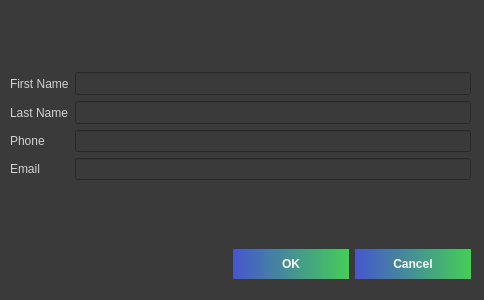
<?xml version="1.0" encoding="UTF-8"?>
<ui version="4.0">
 <class>Dialog</class>
 <widget class="QDialog" name="Dialog">
  <property name="geometry">
   <rect>
    <x>0</x>
    <y>0</y>
    <width>484</width>
    <height>300</height>
   </rect>
  </property>
  <property name="minimumSize">
   <size>
    <width>484</width>
    <height>300</height>
   </size>
  </property>
  <property name="maximumSize">
   <size>
    <width>484</width>
    <height>300</height>
   </size>
  </property>
  <property name="baseSize">
   <size>
    <width>484</width>
    <height>300</height>
   </size>
  </property>
  <property name="windowTitle">
   <string>Add new person</string>
  </property>
  <property name="styleSheet">
   <string notr="true">background-color: rgb(58, 58, 58);</string>
  </property>
  <widget class="QWidget" name="horizontalLayoutWidget">
   <property name="geometry">
    <rect>
     <x>10</x>
     <y>240</y>
     <width>461</width>
     <height>49</height>
    </rect>
   </property>
   <layout class="QHBoxLayout" name="horizontalLayout">
    <item>
     <widget class="QDialogButtonBox" name="buttonBox">
      <property name="styleSheet">
       <string notr="true">font: 75 10pt &quot;Microsoft YaHei UI&quot;;
font-weight: bold;
color: rgb(250, 250, 250);
background-color: qlineargradient(spread:pad, x1:0, y1:0, x2:1, y2:0, stop:0 rgb(69, 86, 206), stop:1 rgb(69, 206, 86));
border-style: solid;
border-radius:18px;
padding-left: 8px; 
padding-right: 8px;
padding-top: 8px; 
padding-bottom: 8px;
width: 100px;</string>
      </property>
      <property name="standardButtons">
       <set>QDialogButtonBox::Cancel|QDialogButtonBox::Ok</set>
      </property>
     </widget>
    </item>
   </layout>
  </widget>
  <widget class="QWidget" name="formLayoutWidget">
   <property name="geometry">
    <rect>
     <x>10</x>
     <y>10</y>
     <width>461</width>
     <height>231</height>
    </rect>
   </property>
   <layout class="QFormLayout" name="formLayout">
    <property name="formAlignment">
     <set>Qt::AlignJustify|Qt::AlignVCenter</set>
    </property>
    <item row="0" column="0">
     <widget class="QLabel" name="label_first_name">
      <property name="baseSize">
       <size>
        <width>0</width>
        <height>0</height>
       </size>
      </property>
      <property name="styleSheet">
       <string notr="true">font: 10pt &quot;MS Shell Dlg 2&quot;;
color: rgb(209, 209, 209);</string>
      </property>
      <property name="text">
       <string>First Name</string>
      </property>
      <property name="margin">
       <number>8</number>
      </property>
     </widget>
    </item>
    <item row="0" column="1">
     <widget class="QLineEdit" name="edit_first_name">
      <property name="toolTip">
       <string>Insert First Name</string>
      </property>
      <property name="styleSheet">
       <string notr="true">font: 10pt;
color: rgb(209, 209, 209);</string>
      </property>
      <property name="alignment">
       <set>Qt::AlignRight|Qt::AlignTrailing|Qt::AlignVCenter</set>
      </property>
     </widget>
    </item>
    <item row="1" column="0">
     <widget class="QLabel" name="label_last_name">
      <property name="styleSheet">
       <string notr="true">font: 10pt &quot;MS Shell Dlg 2&quot;;
color: rgb(209, 209, 209);</string>
      </property>
      <property name="text">
       <string>Last Name</string>
      </property>
      <property name="margin">
       <number>8</number>
      </property>
     </widget>
    </item>
    <item row="1" column="1">
     <widget class="QLineEdit" name="edit_last_name">
      <property name="toolTip">
       <string>Insert Last Name</string>
      </property>
      <property name="styleSheet">
       <string notr="true">font: 10pt;
color: rgb(209, 209, 209);</string>
      </property>
      <property name="alignment">
       <set>Qt::AlignRight|Qt::AlignTrailing|Qt::AlignVCenter</set>
      </property>
     </widget>
    </item>
    <item row="2" column="0">
     <widget class="QLabel" name="label_phone">
      <property name="styleSheet">
       <string notr="true">font: 10pt &quot;MS Shell Dlg 2&quot;;
color: rgb(209, 209, 209);</string>
      </property>
      <property name="text">
       <string>Phone</string>
      </property>
      <property name="margin">
       <number>8</number>
      </property>
     </widget>
    </item>
    <item row="2" column="1">
     <widget class="QLineEdit" name="edit_phone">
      <property name="toolTip">
       <string>Insert Phone</string>
      </property>
      <property name="styleSheet">
       <string notr="true">font: 10pt &quot;MS Shell Dlg 2&quot;;
color: rgb(209, 209, 209);</string>
      </property>
      <property name="text">
       <string/>
      </property>
      <property name="alignment">
       <set>Qt::AlignRight|Qt::AlignTrailing|Qt::AlignVCenter</set>
      </property>
     </widget>
    </item>
    <item row="3" column="0">
     <widget class="QLabel" name="label_email">
      <property name="styleSheet">
       <string notr="true">font: 10pt &quot;MS Shell Dlg 2&quot;;
color: rgb(209, 209, 209);</string>
      </property>
      <property name="text">
       <string>Email</string>
      </property>
      <property name="margin">
       <number>8</number>
      </property>
     </widget>
    </item>
    <item row="3" column="1">
     <widget class="QLineEdit" name="edit_email">
      <property name="toolTip">
       <string>Insert Email</string>
      </property>
      <property name="styleSheet">
       <string notr="true">font: 10pt &quot;MS Shell Dlg 2&quot;;
color: rgb(209, 209, 209);</string>
      </property>
      <property name="alignment">
       <set>Qt::AlignRight|Qt::AlignTrailing|Qt::AlignVCenter</set>
      </property>
     </widget>
    </item>
   </layout>
  </widget>
 </widget>
 <resources/>
 <connections/>
</ui>
